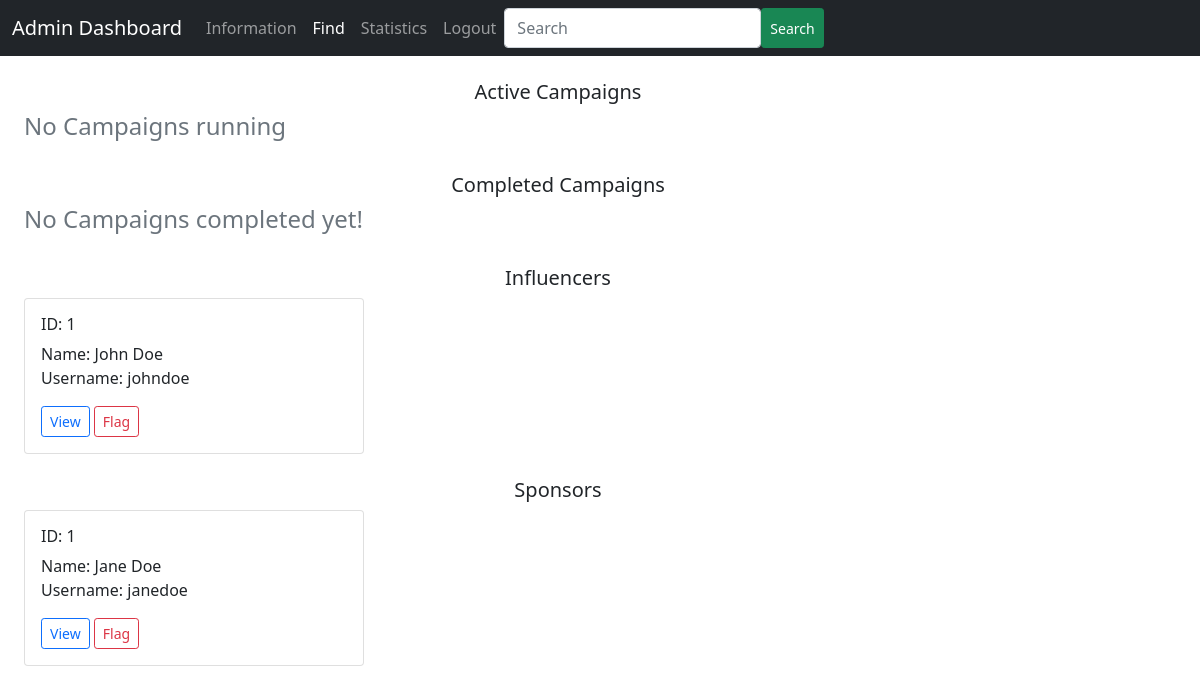
The app's page /admin_find with its own data.
### backend/models.py (models this page shows)
class Influencer(db.Model):
    __tablename__ = 'influencer'
    id = db.Column(db.Integer, primary_key=True)
    first_name = db.Column(db.String, nullable=False)
    last_name = db.Column(db.String)
    age = db.Column(db.Integer, nullable=False)
    username = db.Column(db.String, unique=True, nullable=False)
    password = db.Column(db.String, nullable=False)
    email = db.Column(db.String, unique=True, nullable=False)
    earning = db.Column(db.Integer, default=0)
    profile_pic = db.Column(db.String)
    flagged = db.Column(db.Boolean, default=False)
    reach = db.relationship('Reach', backref='influencer')
    ad_request = db.relationship('Ad_Request', backref='influencer')
    influencer_niche = db.relationship('Influencer_Niche', backref='influencer')

class Sponsor(db.Model):
    __tablename__ = 'sponsor'
    id = db.Column(db.Integer, primary_key=True)
    first_name = db.Column(db.String, nullable=False)
    last_name = db.Column(db.String)
    username = db.Column(db.String, unique=True, nullable=False)
    password = db.Column(db.String, nullable=False)
    industry = db.Column(db.String, nullable=False)
    budget = db.Column(db.Float, nullable=False)
    email = db.Column(db.String, unique=True, nullable=False)
    type = db.Column(db.Enum('company', 'individual'), nullable=False)
    flagged = db.Column(db.Boolean, default=False)
    campaign = db.relationship('Campaign', backref='sponsor')

### backend/controllers.py (the view)
@app.route('/admin_find', methods=['GET', 'POST'])
def admin_find():
    return render_template('admin_find.html', active_campaigns=fetch_active_campaigns(), completed_campaigns=fetch_completed_campaigns(),
                           all_influencers=fetch_all_influencers(), all_sponsors=fetch_all_sponsors())

### backend/controllers.py (called while the page is built)
def fetch_all_influencers():
    influencers = Influencer.query.filter_by(flagged=False).all()
    all_influencers = {}
    for influencer in influencers:
        if influencer.id not in all_influencers.keys():
            all_influencers[influencer.id] = {'fname': influencer.first_name, 'lname': influencer.last_name, 'username': influencer.username}
    return all_influencers

def fetch_all_sponsors():
    sponsors = Sponsor.query.filter_by(flagged=False).all()
    all_sponsors = {}
    for sponsor in sponsors:
        if sponsor.id not in all_sponsors.keys():
            all_sponsors[sponsor.id] = {'fname': sponsor.first_name, 'lname': sponsor.last_name, 'username': sponsor.username}
    return all_sponsors

def fetch_completed_campaigns(sponsor_id=None):
    current_date = datetime.now().date()
    if sponsor_id:
        campaigns = (db.session.query(Campaign)
                .filter(Campaign.end_date < current_date, Campaign.sponsor_id==sponsor_id).all())
    else:
        campaigns = (db.session.query(Campaign)
                .filter(Campaign.end_date < current_date).all())
    completed_campaigns = {}
    for campaign in campaigns:
        if campaign.id not in completed_campaigns.keys():
            completed_campaigns[campaign.id] = {'title': campaign.title, 'description': campaign.description, 'goal': campaign.goal, 'budget': campaign.budget}
    return completed_campaigns

### templates/admin_find.html (shortened to what this page needs)
<!DOCTYPE html>
<html lang="en">
<head>
    <link href="https://cdn.jsdelivr.net/npm/bootstrap@5.0.2/dist/css/bootstrap.min.css" rel="stylesheet">
</head>
<body>
    <div id="container">
        <div id="panel">
            <nav class="navbar navbar-expand-lg navbar-dark bg-dark">
                <div class="container-fluid">
                    <label class="navbar-brand">Admin Dashboard</label>
                    <div class="collapse navbar-collapse" id="navbarNavAltMarkup">
                        <div class="navbar-nav">
                            <a class="nav-link" aria-current="page" href="/admin_dashboard">Information</a>
                            <a class="nav-link active" href="/admin_find">Find</a>
                            <a class="nav-link" href="#">Statistics</a>
                            <a class="nav-link" href="#">Logout</a>
                            <input class="form-control" type="search" placeholder="Search" aria-label="Search">
                            <button type="submit" class="btn btn-success btn-sm">Search</button>
                        </div>
                    </div>
                </div>
            </nav>
        </div>
        <div class="container row">
            <h5 class="text-center"><br>Active Campaigns</h5>
            {% if active_campaigns %}
                {% for key, value in active_campaigns.items() %}
                    <div class="col-sm-4">
                        <div class="card">
                            <div class="card-body">
                                <h6 class="card-title">{{ value.title }}</h6>
                                <p class="card-text">
                                    Description: {{ value.description }} <br>
                                </p>
                                <a href="/campaign_details/{{ key }}" class="btn btn-outline-primary btn-sm">View</a>
                                <button type="button" class="btn btn-outline-danger btn-sm">Flag</button>
                            </div>
                        </div>
                    </div>
                {% endfor %}
            {% else %}
                <h4 class="text-secondary">No Campaigns running</h4>
            {% endif %}
        </div>
        <div class="container row">
            <h5 class="text-center"><br>Completed Campaigns</h5>
            {% if completed_campaigns %}
                {% for key, value in completed_campaigns.items() %}
                    <div class="col-sm-4">
                        <div class="card">
                            <div class="card-body">
                                <h6 class="card-title">{{ value.title }}</h6>
                                <p class="card-text">
                                    Description: {{ value.description }} <br>
                                </p>
                                <a href="admin_campaign_details.html" class="btn btn-outline-primary btn-sm">View</a>
                                <button type="button" class="btn btn-outline-danger btn-sm">Flag</button>
                            </div>
                        </div>
                    </div>
                {% endfor %}
            {% else %}
                <h4 class="text-secondary">No Campaigns completed yet!</h4>
            {% endif %}
        </div>
        <div class="container row">
            <h5 class="text-center"><br>Influencers</h5>
            {% if all_influencers %}
                {% for key, value in all_influencers.items() %}
                    <div class="col-sm-4">
                        <div class="card">
                            <div class="card-body">
                                <h6 class="card-title">ID: {{ key }} </h6>
                                <p class="card-text">
                                    Name: {{ value.fname }} {{ value.lname }} <br>
                                    Username: {{ value.username }}<br>
                                </p>
                                <a href="/influencer_dashboard/{{ key }}" class="btn btn-outline-primary btn-sm">View</a>
                                <button type="button" class="btn btn-outline-danger btn-sm">Flag</button>
                            </div>
                        </div>
                    </div>
                {% endfor %}
            {% else %}
                <h4 class="text-secondary">No influencers registered.</h4>
            {% endif %}
        </div>
        <div class="container row">
            <h5 class="text-center"><br>Sponsors</h5>
            {% if all_sponsors %}
                {% for key, value in all_sponsors.items() %}
                    <div class="col-sm-4">
                        <div class="card">
                            <div class="card-body">
                                <h6 class="card-title">ID: {{ key }}</h6>
                                <p class="card-text">
                                    Name: {{ value.fname }} {{ value.lname }} <br>
                                    Username: {{ value.username }} <br>
                                </p>
                                <a href="/sponsor_dashboard/{{ key }}" class="btn btn-outline-primary btn-sm">View</a>
                                <button type="button" class="btn btn-outline-danger btn-sm">Flag</button>
                            </div>
                        </div>
                    </div>
                {% endfor %}
            {% else %}
                <h4>No sponsosrs registered</h4>
            {% endif %}
        </div>
    </div>
</body>
</html>

### records on screen
Influencer: fname "John", lname "Doe", username "johndoe"
Sponsor: fname "Jane", lname "Doe", username "janedoe"

### other values on screen
{{ key }} "1"
